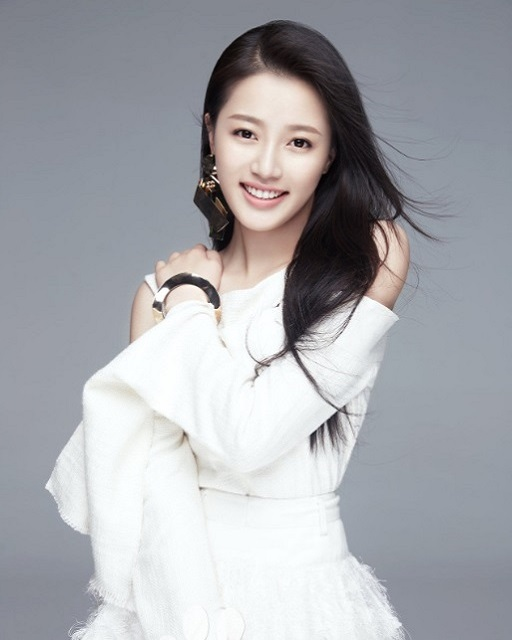
//> input picture images/master.jpg, 512 x 640 px
$ ./main118   (built with g++ and OpenCV 4)
//> lines starting //> are read from the running program, lines starting //| are printed output that depends on the picture; after the words box and inside, x2 and y2 are one past the last pixel; in counts of white or black regions, pixels touching at a corner belong together
/*
Grabcut图像分割

Grabcut是基于图割(graph cut)实现的图像分割算法，它需要用户输入一个bounding box作为分割目标位置，实现对目标与背景的分离/分割，
这个跟KMeans与MeanShift等图像分割方法有很大的不同，但是Grabcut分割速度快，效果好，支持交互操作，因此在很多APP图像分割/背景虚化
的软件中可以看到其身影。
void cv::grabCut(
	InputArray 	img,
	InputOutputArray 	mask,
	Rect 	rect,
	InputOutputArray 	bgdModel,
	InputOutputArray 	fgdModel,
	int 	iterCount,
	int 	mode = GC_EVAL
)
img输入的三通道图像
mask输入的单通道图像，初始化方式为GC_INIT_WITH_RECT表示ROI区域可以被初始化为：
GC_BGD 定义为明显的背景像素 0
GC_FGD 定义为明显的前景像素 1
GC_PR_BGD 定义为可能的背景像素 2
GC_PR_FGD 定义为可能的前景像素 3
rect 表示roi区域
bgdModel表示临时背景模型数组
fgdModel表示临时前景模型数组
iterCount表示图割算法迭代次数
mode当使用用户提供的roi时候使用GC_INIT_WITH_RECT
*/

#include <opencv2/opencv.hpp>
#include <iostream>

using namespace cv;
using namespace std;

int main(int argc, char** argv) {
	Mat src = imread("../images/master.jpg");
//> src is the input picture: 640 rows x 512 cols, CV_8UC3; mean B, G, R 173.5, 168.6, 167.3
	if (src.empty()) {
		printf("could not load image...\n");
		return 0;
	}
	namedWindow("input", WINDOW_AUTOSIZE);
	imshow("input", src);

	Mat mask = Mat::zeros(src.size(), CV_8UC1);
	Rect rect(180, 20, 180, 220);
	Mat bgdmodel = Mat::zeros(1, 65, CV_64FC1);
	Mat fgdmodel = Mat::zeros(1, 65, CV_64FC1);
	grabCut(src, mask, rect, bgdmodel, fgdmodel, 5, GC_INIT_WITH_RECT);
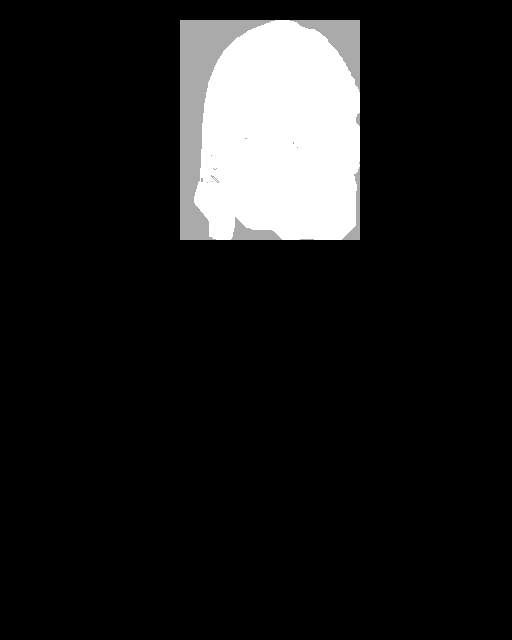
//> mask: 640 rows x 512 cols, CV_8UC1; min 0, max 3, mean 0.334; drawn with min black and max white
//> bgdmodel = 65 values, max 1668.9 at index 38, min 0.0502 at index 2, mean 403.4; fgdmodel = 65 values, max 584.1 at index 28, min 0.0868 at index 4, mean 195.1
	Mat result;
	for (int row = 0; row < mask.rows; row++) {
		for (int col = 0; col < mask.cols; col++) {
			int pv = mask.at<uchar>(row, col);
			if (pv == 1 || pv == 3) {
				mask.at<uchar>(row, col) = 255;
			}
			else {
				mask.at<uchar>(row, col) = 0;
			}
		}
	}
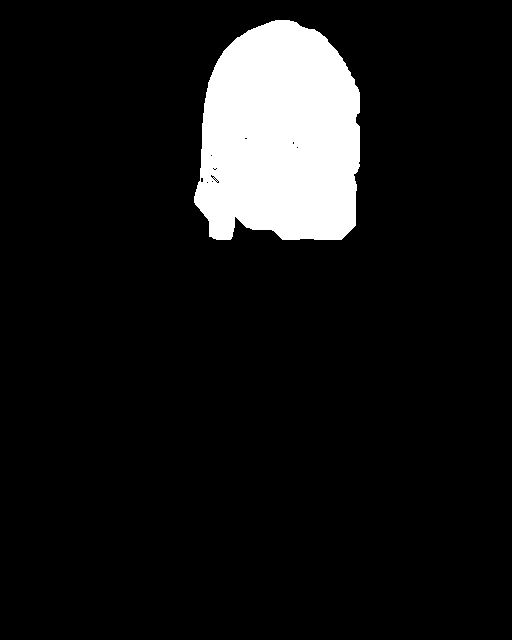
//> mask: 640 rows x 512 cols, CV_8UC1; 9.2% white; 1 white region, box (x1, y1, x2, y2) and area: (194, 20, 360, 240) 30231
	bitwise_and(src, src, result, mask);
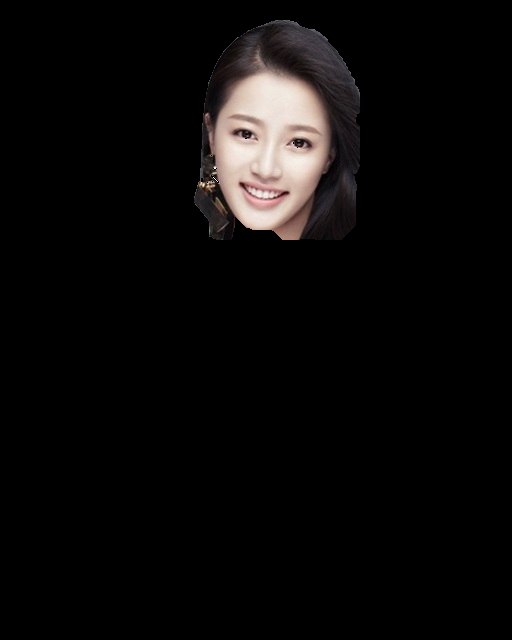
//> result: 640 rows x 512 cols, CV_8UC3; mean B, G, R 9.5, 9.9, 11.3
	imshow("grabcut result", result);
	waitKey(0);
	destroyAllWindows();

	return 0;
}
